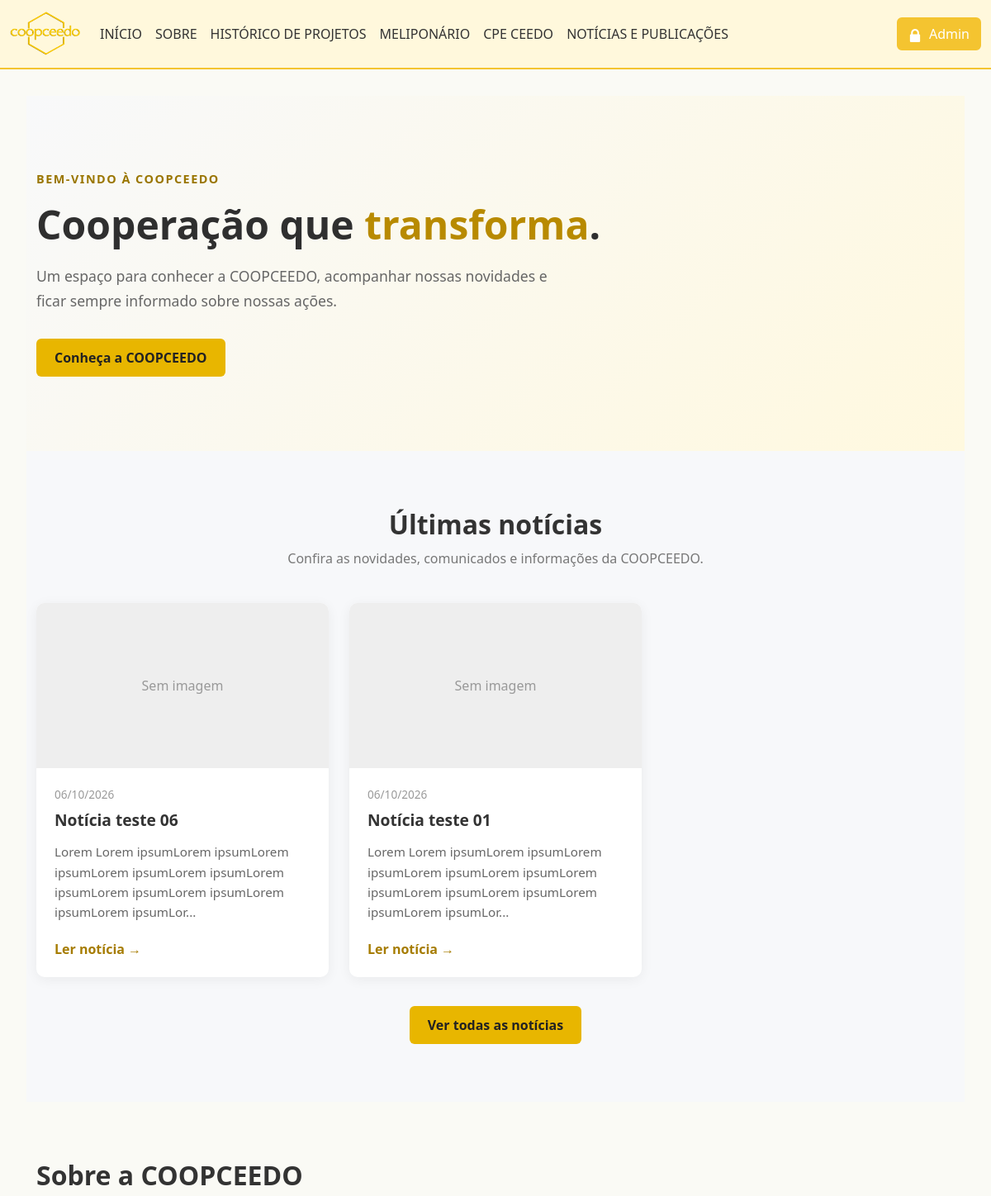
Before: / (upper part) with the older database file.
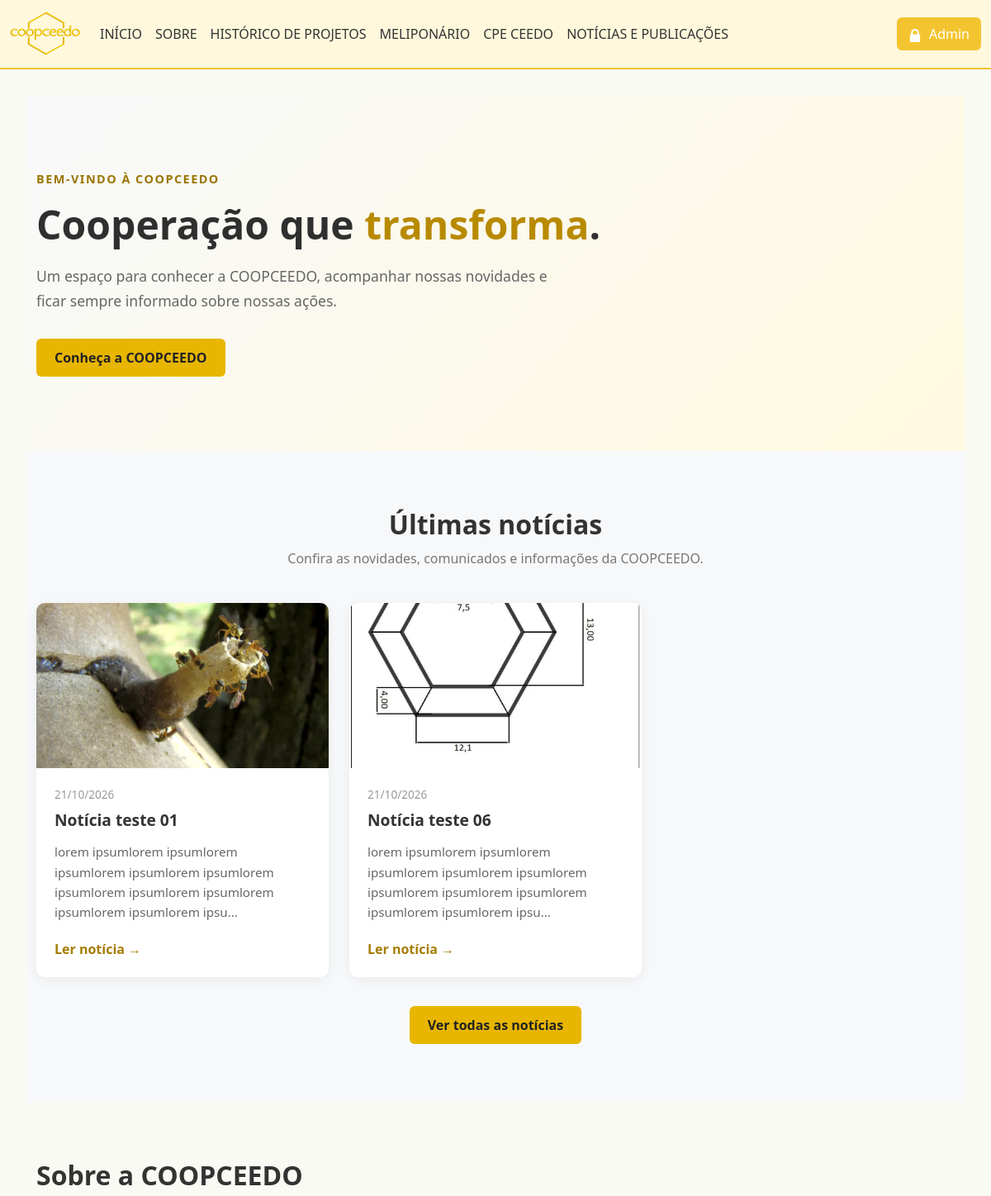
After: the same page with the newer database file.
### tables this page shows
CREATE TABLE `noticias` (
  `id_noticia` int(11) NOT NULL,
  `titulo_noticia` varchar(255) NOT NULL,
  `resumo_noticia` text DEFAULT NULL,
  `conteudo_noticia` text NOT NULL,
  `imagem_noticia` varchar(255) DEFAULT NULL,
  `data_noticia` date NOT NULL,
  `status_noticia` enum('Publicado','Rascunho') DEFAULT 'Publicado',
  `dt_cad_noticia` timestamp NOT NULL DEFAULT current_timestamp()
);

### index.php (the view, shortened to what the changed rows need)
<?php
include 'conexao.php';
function caminhoImagemNoticiaHome($nomeArquivo)
{
    $nomeArquivo = basename(
        str_replace('\\', '/', (string) $nomeArquivo)
    );
    if (
        $nomeArquivo === '' ||
        $nomeArquivo === '.' ||
        $nomeArquivo === '..'
    ) {
        return '';
    }
    $pastas = [
        __DIR__ . '/painel/uploads/',
        __DIR__ . '/painel/midias/noticias/'
    ];
    foreach ($pastas as $pasta) {
        $arquivo = $pasta . $nomeArquivo;
        if (is_file($arquivo)) {
            $caminhoRelativo = str_replace(
                '\\',
                '/',
                substr($arquivo, strlen(__DIR__) + 1)
            );
            return implode(
                '/',
                array_map(
                    'rawurlencode',
                    explode('/', $caminhoRelativo)
                )
            );
        }
    }
    return '';
}
$sql_noticias = "SELECT
                    id_noticia,
                    titulo_noticia,
                    resumo_noticia,
                    conteudo_noticia,
                    imagem_noticia,
                    data_noticia
                 FROM noticias
                 WHERE status_noticia = 'Publicado'
                 ORDER BY data_noticia DESC, id_noticia DESC
                 LIMIT 3";
$resultado_noticias = mysqli_query($conexao, $sql_noticias);
function limitarTextoHome($texto, $limite = 120)
{
    $texto = trim(strip_tags($texto));
    return mb_substr($texto, 0, $limite, 'UTF-8') . '...';
}
?>
<!DOCTYPE html>
<html lang="pt-BR">
<head>
    <?php include 'includes_site/head.php'; ?>
</head>
<body>
    <main class="home">
        <section class="hero-home">
            <div class="container">
                <div class="hero-conteudo">
                    <h1>
                        Cooperação que
                        <span>transforma</span>.
                    </h1>
                </div>
            </div>
        </section>
        <section class="home-secao home-secao-cinza">
            <div class="container">
                <div class="titulo-secao">
                    <h2>Últimas notícias</h2>
                </div>
                <div class="noticias-home">
                    <?php if (
                        $resultado_noticias &&
                        mysqli_num_rows($resultado_noticias) > 0
                    ): ?>
                        <?php while (
                            $noticia = mysqli_fetch_assoc($resultado_noticias)
                        ): ?>
                            <article class="noticia-home-card">
                                <?php
                                $imagemNoticiaHome = caminhoImagemNoticiaHome(
                                    $noticia['imagem_noticia'] ?? ''
                                );
                                ?>
                                <?php if ($imagemNoticiaHome !== ''): ?>
                                    <img
                                        src="<?php echo htmlspecialchars(
                                            $imagemNoticiaHome,
                                            ENT_QUOTES,
                                            'UTF-8'
                                        ); ?>"
                                        alt="<?php echo htmlspecialchars(
                                            $noticia['titulo_noticia'],
                                            ENT_QUOTES,
                                            'UTF-8'
                                        ); ?>"
                                        class="noticia-home-imagem"
                                    >
                                <?php else: ?>
                                    <div class="noticia-home-sem-imagem">
                                        Sem imagem
                                    </div>
                                <?php endif; ?>
                                <div class="noticia-home-conteudo">
                                    <div class="noticia-home-data">
                                        <?php
                                        echo date(
                                            'd/m/Y',
                                            strtotime($noticia['data_noticia'])
                                        );
                                        ?>
                                    </div>
                                    <h3>
                                        <?php echo htmlspecialchars(
                                            $noticia['titulo_noticia'],
                                            ENT_QUOTES,
                                            'UTF-8'
                                        ); ?>
                                    </h3>
                                    <p>
                                        <?php
                                        $texto_noticia = '';
                                        if (!empty($noticia['resumo_noticia'])) {
                                            $texto_noticia = $noticia['resumo_noticia'];
                                        } else {
                                            $texto_noticia = $noticia['conteudo_noticia'];
                                        }
                                        echo htmlspecialchars(
                                            limitarTextoHome($texto_noticia, 120),
                                            ENT_QUOTES,
                                            'UTF-8'
                                        );
                                        ?>
                                    </p>
                                    <a
                                        href="noticia.php?id=<?php echo (int) $noticia['id_noticia']; ?>"
                                        class="noticia-home-link"
                                    >
                                        Ler notícia →
                                    </a>
                                </div>
                            </article>
                        <?php endwhile; ?>
                    <?php endif; ?>
                </div>
            </div>
        </section>
        <section class="home-secao" id="sobre">
            <div class="container">
                <div class="sobre-home">
                    <div>
                        <h2>Sobre a COOPCEEDO</h2>
                    </div>
                </div>
            </div>
        </section>
    </main>
</body>
</html>

Changed rows visible on the page:
removed noticias: shows "Sem imagem", data_noticia "06/10/2026", titulo_noticia "Notícia teste 06", resumo_noticia "Lorem Lorem ipsumLorem ipsumLorem ipsumLorem ipsumLorem ipsumLorem ipsumLorem ipsumLorem ipsumLorem ipsumLorem ipsumLor..."
removed noticias: shows "Sem imagem", data_noticia "06/10/2026", titulo_noticia "Notícia teste 01", resumo_noticia "Lorem Lorem ipsumLorem ipsumLorem ipsumLorem ipsumLorem ipsumLorem ipsumLorem ipsumLorem ipsumLorem ipsumLorem ipsumLor..."
added noticias: imagem_noticia (picture), data_noticia "21/10/2026", titulo_noticia "Notícia teste 01", resumo_noticia "lorem ipsumlorem ipsumlorem ipsumlorem ipsumlorem ipsumlorem ipsumlorem ipsumlorem ipsumlorem ipsumlorem ipsumlorem ipsu..."
added noticias: imagem_noticia (picture), data_noticia "21/10/2026", titulo_noticia "Notícia teste 06", resumo_noticia "lorem ipsumlorem ipsumlorem ipsumlorem ipsumlorem ipsumlorem ipsumlorem ipsumlorem ipsumlorem ipsumlorem ipsumlorem ipsu..."
